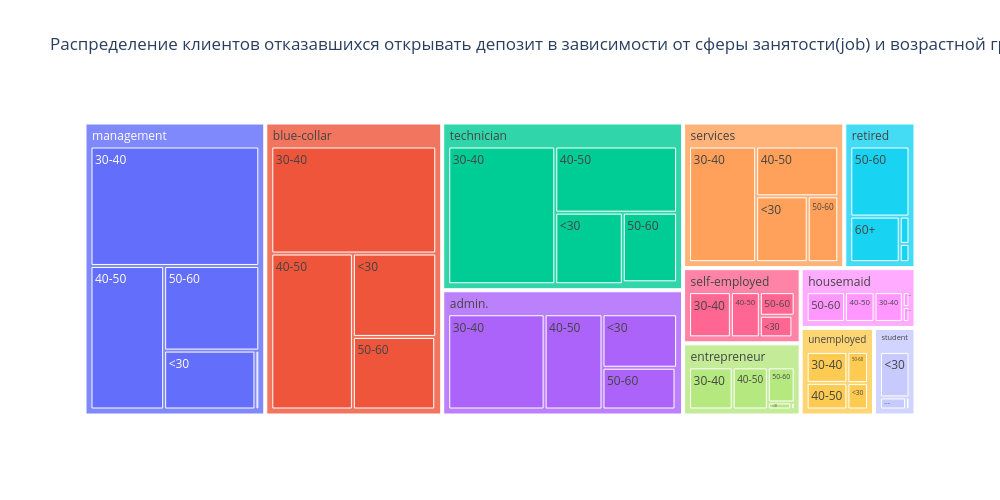

The code cell stored with this chart in its notebook:
### Code cell
# построю сводную таблицу, чтобы определить люди в какой сфере занятости и возрастной группы наиболее многочисленны
#(если рассматривать тех, кто отказался открыть депозит)
p4 = data[data['deposit']==0]
p4 = pd.DataFrame(p4.pivot_table(
    values='education',
    index=['job', 'age_group'],    
    columns='deposit',
    aggfunc='count',
    fill_value=0))

fig = px.treemap(
    data_frame=p4, #DataFrame
    path=[p4.index.get_level_values(0), p4.index.get_level_values(1)], #категориальный признак, для которого строится график
    values=0, #параметр, который сравнивается
    height=500, #высота
    width=1000, #ширина
    title='Распределение клиентов отказавшихся открывать депозит в зависимости от сферы занятости(job) и возрастной группы(age_group)' #заголовок
)
#отображаем график
fig.show('png')

### Figure 1 — Plotly figure (JSON) as saved in the notebook; plotly's stock layout.template omitted (floating-point values rounded to 4 significant figures)
{"data": [{"branchvalues": "total", "domain": {"x": [0, 1], "y": [0, 1]}, "hovertemplate": "labels=%{label}<br>0=%{value}<br>parent=%{parent}<br>id=%{id}<extra></extra>", "ids": ["admin./<30", "blue-collar/<30", "entrepreneur/<30", "housemaid/<30", "management/<30", "retired/<30", "self-employed/<30", "services/<30", "student/<30", "technician/<30", "unemployed/<30", "admin./30-40", "blue-collar/30-40", "entrepreneur/30-40", "housemaid/30-40", "management/30-40", "retired/30-40", "self-employed/30-40", "services/30-40", "student/30-40", "technician/30-40", "unemployed/30-40", "admin./40-50", "blue-collar/40-50", "entrepreneur/40-50", "housemaid/40-50", "management/40-50", "retired/40-50", "self-employed/40-50", "services/40-50", "student/40-50", "technician/40-50", "unemployed/40-50", "admin./50-60", "blue-collar/50-60", "entrepreneur/50-60", "housemaid/50-60", "management/50-60", "retired/50-60", "self-employed/50-60", "services/50-60", "student/50-60", "technician/50-60", "unemployed/50-60", "admin./60+", "blue-collar/60+", "entrepreneur/60+", "housemaid/60+", "management/60+", "retired/60+", "self-employed/60+", "services/60+", "student/60+", "technician/60+", "unemployed/60+", "admin.", "blue-collar", "entrepreneur", "housemaid", "management", "retired", "self-employed", "services", "student", "technician", "unemployed"], "labels": ["<30", "<30", "<30", "<30", "<30", "<30", "<30", "<30", "<30", "<30", "<30", "30-40", "30-40", "30-40", "30-40", "30-40", "30-40", "30-40", "30-40", "30-40", "30-40", "30-40", "40-50", "40-50", "40-50", "40-50", "40-50", "40-50", "40-50", "40-50", "40-50", "40-50", "40-50", "50-60", "50-60", "50-60", "50-60", "50-60", "50-60", "50-60", "50-60", "50-60", "50-60", "50-60", "60+", "60+", "60+", "60+", "60+", "60+", "60+", "60+", "60+", "60+", "60+", "admin.", "blue-collar", "entrepreneur", "housemaid", "management", "retired", "self-employed", "services", "student", "technician", "unemployed"], "name": "", "parents": ["admin.", "blue-collar", "entrepreneur", "housemaid", "management", "retired", "self-employed", "services", "student", "technician", "unemployed", "admin.", "blue-collar", "entrepreneur", "housemaid", "management", "retired", "self-employed", "services", "student", "technician", "unemployed", "admin.", "blue-collar", "entrepreneur", "housemaid", "management", "retired", "self-employed", "services", "student", "technician", "unemployed", "admin.", "blue-collar", "entrepreneur", "housemaid", "management", "retired", "self-employed", "services", "student", "technician", "unemployed", "admin.", "blue-collar", "entrepreneur", "housemaid", "management", "retired", "self-employed", "services", "student", "technician", "unemployed", "", "", "", "", "", "", "", "", "", "", ""], "type": "treemap", "values": [123, 185, 7, 5, 143, 0, 29, 103, 64, 138, 22, 283, 470, 78, 42, 536, 6, 78, 235, 15, 421, 51, 170, 339, 63, 44, 281, 9, 54, 124, 2, 230, 44, 94, 159, 40, 57, 214, 140, 34, 61, 0, 108, 26, 2, 2, 1, 5, 6, 76, 2, 0, 0, 3, 0, 672, 1155, 189, 153, 1180, 231, 197, 523, 81, 900, 143]}], "layout": {"height": 500, "legend": {"tracegroupgap": 0}, "title": {"text": "Распределение клиентов отказавшихся открывать депозит в зависимости от сферы занятости(job) и возрастной группы(age_group)"}, "width": 1000}}
